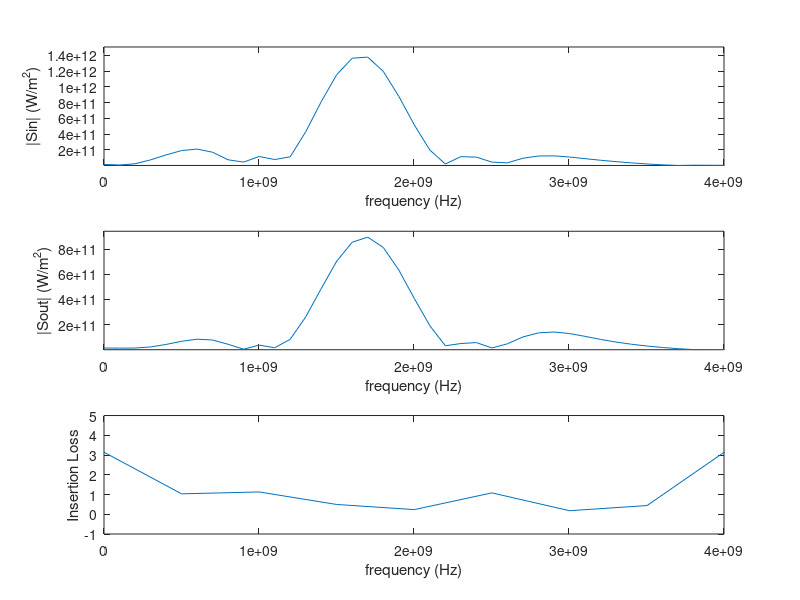

Reproduce this figure in MATLAB.
clc;clear all;
f=fopen('Flux.txt');
l=fgetl(f);
i=1;
while ischar(l)
    %%disp(l);
    text{i}=l;
    data{i}=sscanf(text{i},'%f , %f , %f');
    A1(i)=data{i}(1);
    A2(i)=data{i}(2);
    A3(i)=data{i}(3);
    l=fgetl(f);
    i=i+1;
end

epsr=0.9999;
a0=1e-4;%0.1mm
c0=2.99792458e8;%Speed of Light (m/s)
f0=c0/a0;%3000GHz
t0=1/f0;%0.33e-12 (s)
mu0=4*pi*(1e-7);% (H/m)
eps0=8.854187817e-12;% (F/m)
I0=1; %(A)
E0=I0/(a0*eps0*c0);%Electric Field
D0=I0/(a0*c0);%Electric Displacement Field
B0=I0/(a0*eps0*c0*c0);%Magnetic Field
H0=I0/(a0);%Magnetizing Field
S0=(I0*I0)/(eps0*c0*a0*a0);%//Poynting Vector
sigmaD0=(epsr*eps0*c0)/a0;%Electric Conductivity

hold on;

subplot(3,1,1)
% A=abs(A2)/max(abs(A2));%Flux_in
% B=abs(A2)/max(abs(A3));%Flux_out

subplot(3,1,1)
plot(A1*f0,abs(-A2*S0));
axis([0 4e9 S0*0.01 S0*40]);
ylabel('|Sin| (W/m^2)');
xlabel('frequency (Hz)');


subplot(3,1,2)
plot(A1*f0,abs(-A3*S0));
axis([0 4e9 S0*0.01 S0*25]);
ylabel('|Sout| (W/m^2)');
xlabel('frequency (Hz)');


subplot(3,1,3)
C=log(A2./A3);
C=C(1:5:1000);
A1=A1(1:5:1000);
plot((f0*A1),(abs(C)));
axis([0 4e9 -1 5]);
ylabel('Insertion Loss');
xlabel('frequency (Hz)');
